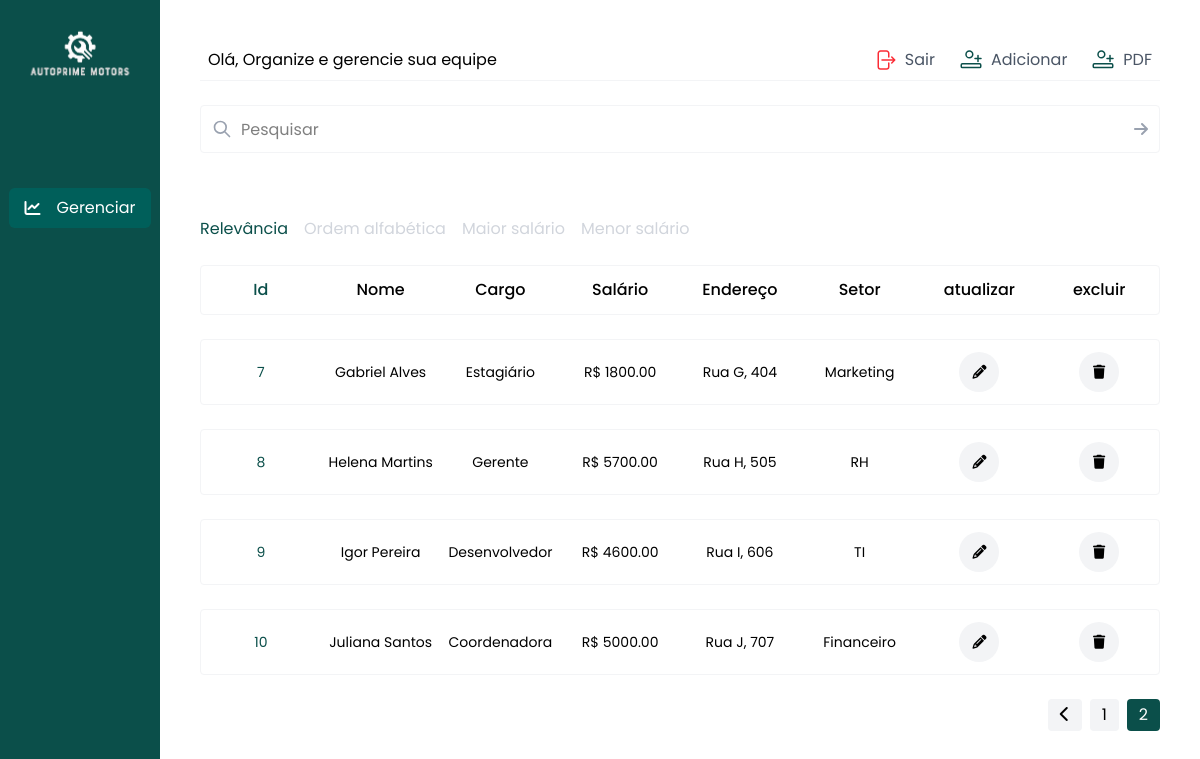
The page /resources/view/dashboard.php?pagina=2 (signed in) on the database its author committed.
### tables this page shows
CREATE TABLE IF NOT EXISTS  tb_employee(
    id INT AUTO_INCREMENT PRIMARY KEY,
    name VARCHAR(100) NOT NULL,
    cpf VARCHAR(14) NOT NULL,
    position VARCHAR(50) NOT NULL,
    sector VARCHAR(50) NOT NULL,
    admission_date DATE NOT NULL,
    wage DECIMAL(10,2) NOT NULL,
    address TEXT NOT NULL,
    telephone VARCHAR(15) NOT NULL,
    email VARCHAR(100) NOT NULL,
    photo VARCHAR(255) 
);

### app/controller/EmployeeController.php (called while the page is built, shortened)
<?php
require_once __DIR__ . '/../../database.php';
require_once __DIR__ . '/../model/Employee.php';
class EmployeeController
{
    private $conn;
    public function __construct($conn)
    {
        $this->conn = $conn;
    }
    public function allEmployees()
    {
        $employee = new Employee($this->conn);
        return $employee->allEmployees();
    }
}

### app/model/Employee.php (called while the page is built, shortened)
<?php
class Employee
{
    private $conn;
    public function __construct(
        $conn,
        $name = null,
        $cpf = null,
        $position = null,
        $sector = null,
        $admission_date = null,
        $wage = null,
        $address = null,
        $telephone = null,
        $email = null,
        $photo = null,
    ) {
        $this->conn = $conn;
    }
    public function allEmployees()
    {
        $stmt = $this->conn->prepare('SELECT * FROM tb_employee');
        $stmt->execute();
        return $stmt->fetchAll(\PDO::FETCH_ASSOC);
    }
}

### resources/view/dashboard.php (the view, shortened to what this page needs)
<?php
require '../../app/controller/EmployeeController.php';
$employeeController = new EmployeeController($conn);
$employees = $employeeController->allEmployees();
$searchParam = isset($_GET['search']) ? "&search=" . urlencode($_GET['search']) : "";
$orderArray = [
    ["id" => "relevance", "label" => "Relevância"],
    ["id" => "alphabetical", "label" => "Ordem alfabética"],
    ["id" => "high_salary", "label" => "Maior salário"],
    ["id" => "low_salary", "label" => "Menor salário"],
];
$currentOrder = isset($_GET['order']) ? $_GET['order'] : 'relevance';
switch ($currentOrder) {
    case 'relevance':
        $employees = $employees;
        break;
}
$registros_por_pagina = 6;
$pagina = isset($_GET['pagina']) ? (int)$_GET['pagina'] : 1;
$total_registros = count($employees);
$total_paginas = ceil($total_registros / $registros_por_pagina);
$pagina_atual = array_slice($employees, ($pagina - 1) * $registros_por_pagina, $registros_por_pagina);
?>
<!DOCTYPE html>
<html lang="pt-br">
<?php include '../../src/layout/layout.php'; ?>
<body style="font-family: 'Poppins', sans-serif;">
    <main class="flex  min-h-screen">
        <nav class="bg-teal-900 min-h-screen w-[15%] flex  flex-col items-center gap-10 justify-between">
            <section class="flex flex-col gap-4 ">
                <img src="../../public/images/dashboard/motors.png" alt="prime">
                <p class="box-border size 80  p-2 w-40 text-2xl"></p>
                <div class="flex flex-col gap-8 text-white text-base items-center">
                    <button class="flex items-center gap-4 cursor-pointer">
                    <button class="flex items-center gap-4 cursor-pointer bg-teal-800 px-4 py-2 rounded-md">
                        <i class="fa-solid fa-chart-line"></i>
                        <a>Gerenciar</a>
                    </button>
                </div>
            </section>
        </nav>
        <section class="flex-col flex gap-10 p-10 w-full  items-center relative">
            <div class="flex flex-col gap-6 items-center w-full max-w-[1500px]">
                <div class="flex justify-between w-full border-b border-[#F3F4F6] p-2 items-center">
                    <h1 class="text-base">Olá, Organize e gerencie sua equipe</h1>
                    <section class="flex gap-6 items-center">
                        <div class="flex gap-2 items-center">
                            <a href="../../app/controller/auth/LogoutController.php" class="flex items-center gap-2 text-gray-600 hover:text-teal-900">
                                Sair
                            </a>
                        </div>
                        <div class="flex gap-2 items-center">
                            <button type="button" id="openModal" class="flex items-center gap-2 text-gray-600 hover:text-teal-900  cursor-pointer  ">
                                Adicionar
                            </button>
                        </div>
                        <div class="flex gap-2 items-center">
                            <a href="../../app/controller/ReportController.php" type="button" class="flex items-center gap-2 text-gray-600 hover:text-teal-900  cursor-pointer  ">
                                PDF
                            </a>
                        </div>
                    </section>
                </div>
                <form
                    method="GET"
                    class="relative w-full ">
                    <div class="absolute inset-y-0 left-0 pl-3 flex items-center pointer-events-none ">
                        <svg xmlns="http://www.w3.org/2000/svg" class="h-5 w-5 text-gray-400" fill="none" viewBox="0 0 24 24" stroke="currentColor" stroke-width="2">
                            <path stroke-linecap="round" stroke-linejoin="round" d="M21 21l-6-6m2-5a7 7 0 11-14 0 7 7 0 0114 0z" />
                        </svg>
                    </div>
                    <input
                        name="search"
                        class="outline-none border border-[#F3F4F6] rounded-sm w-full h-12 pl-10 pr-12"
                        type="text" placeholder="Pesquisar">
                    <button type="submit" class="absolute inset-y-0 right-0 pr-3 flex items-center cursor-pointer">
                        <i class="fa-solid fa-arrow-right text-gray-400"></i>
                    </button>
                </form>
                <div class="flex gap-4 w-full mt-10 justify-between items-center">
                    <div class="flex gap-4">
                        <?php foreach ($orderArray as $order): ?>
                            <a
                                href="?order=<?= $order['id'] ?>"
                                class="cursor-pointer hover:underline underline-offset-4 <?= $currentOrder === $order['id'] ? 'text-teal-900' : 'text-gray-300 ' ?> "><?= $order['label'] ?></a>
                        <?php endforeach; ?>
                    </div>
                </div>
                <div class="grid grid-cols-8 text-base py-3 w-full border border-[#F3F4F6] rounded-sm text-center ">
                    <p class="font-medium text-teal-900">Id</p>
                    <p class="font-medium">Nome</p>
                    <p class="font-medium">Cargo</p>
                    <p class="font-medium">Salário</p>
                    <p class="font-medium">Endereço</p>
                    <p class="font-medium">Setor</p>
                    <p class="font-medium">atualizar</p>
                    <p class="font-medium">excluir</p>
                </div>
                <?php foreach ($pagina_atual as $emp): ?>
                    <div class="grid grid-cols-8 text-sm py-3 w-full border border-[#F3F4F6] rounded-sm text-center items-center ">
                        <p class="text-teal-900"><?= $emp['id'] ?></p>
                        <p><?= $emp['name'] ?></p>
                        <p><?= $emp['position'] ?></p>
                        <p>R$ <?= $emp['wage'] ?></p>
                        <p class=" address"><?= $emp['address'] ?></p>
                        <p><?= $emp['sector'] ?></p>
                        <button class="text-center flex items-center justify-center openModalUpdate ">
                            <a class="bg-[#F3F4F6] w-10 h-10 flex items-center justify-center rounded-full cursor-pointer hover:bg-teal-800  hover:text-white transition-all duration-400">
                                <p class="font-medium"><i class="fa-solid fa-pencil"></i></p>
                            </a>
                        </button>
                        <button class="text-center flex items-center justify-center">
                            <a href="../../routes/employeeRoutes.php?action=delete&id=<?= $emp['id'] ?>" class="bg-[#F3F4F6] w-10 h-10 flex items-center justify-center rounded-full cursor-pointer hover:bg-teal-800  hover:text-white transition-all duration-400">
                                <p class="font-medium"><i class="fa-solid fa-trash "></i></p>
                            </a>
                        </button>
                    </div>
                <?php endforeach; ?>
                <?php if ($total_paginas > 1): ?>
                    <div class="flex gap-2 w-full justify-end items-center">
                        <?php if ($pagina > 1): ?>
                            <a href="?pagina=<?= $pagina - 1 ?><?= $searchParam ?>"
                                class="px-3 py-1 rounded bg-[#F3F4F6] hover:bg-gray-200">
                                <i class="fa-solid fa-chevron-left"></i>
                            </a>
                        <?php endif; ?>
                        <?php for ($i = 1; $i <= $total_paginas; $i++): ?>
                            <a href="?pagina=<?= $i ?><?= $searchParam ?>"
                                class="px-3 py-1 rounded <?php echo ($i == $pagina) ? 'bg-teal-900 text-white' : 'bg-[#F3F4F6] hover:bg-gray-200'; ?>">
                                <?= $i ?>
                            </a>
                        <?php endfor; ?>
                    </div>
                <?php endif; ?>
            </div>
        </section>
</body>
</html>

### rows shown on the page
tb_employee: id "7", name "Gabriel Alves", position "Estagiário", wage "1800.00", address "Rua G, 404", sector "Marketing"
tb_employee: id "8", name "Helena Martins", position "Gerente", wage "5700.00", address "Rua H, 505", sector "RH"
tb_employee: id "9", name "Igor Pereira", position "Desenvolvedor", wage "4600.00", address "Rua I, 606", sector "TI"
tb_employee: id "10", name "Juliana Santos", position "Coordenadora", wage "5000.00", address "Rua J, 707", sector "Financeiro"

### other values the page prints
$order['label'] "Relevância"
$order['label'] "Ordem alfabética"
$order['label'] "Maior salário"
$order['label'] "Menor salário"
